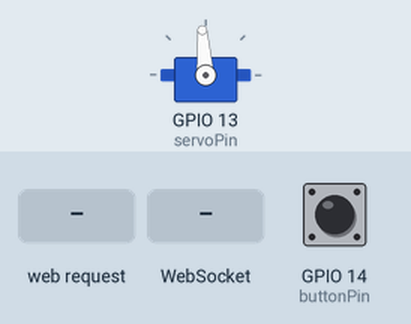
This program was run on a simulated ESP32. On the bench: servo. The test bench sets the inputs (shaded band); at power-on: GPIO 14 (buttonPin) HIGH. WiFi joins after 1.5 s; servers stay silent unless stated; uploads are accepted with an empty reply; the local clock reads 2024-03-15 10:24:30 at power-on unless the program sets it; storage starts empty; EEPROM starts erased; not simulated (calls return 0 or success): secrets.h; what the program prints to the serial monitor is not drawn.

Above: at 3.3 s.
3.4 s: GPIO 14 (buttonPin) pulled LOW for 0.15 s
5.0 s: GPIO 14 (buttonPin) pulled LOW for 1 s
At 6.2 s:
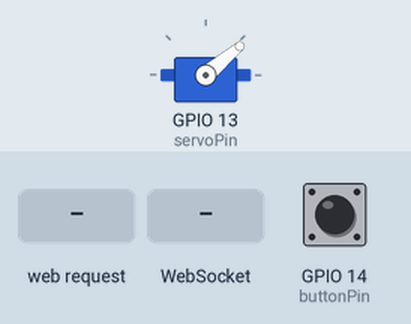
7.5 s: HTTP request GET /setSchedule received
9.0 s: WebSocket text "0" received
10.5 s: HTTP request GET /togglePush received
12.0 s: GPIO 14 (buttonPin) pulsed LOW 5 times (0.12 s each, 0.3 s apart)
At 13.1 s:
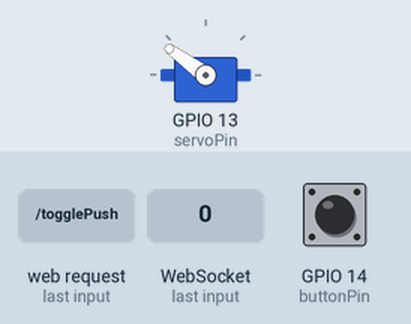
Timing chart, 0 to 15.0 s (numbered marks = the images above; inputs shaded):
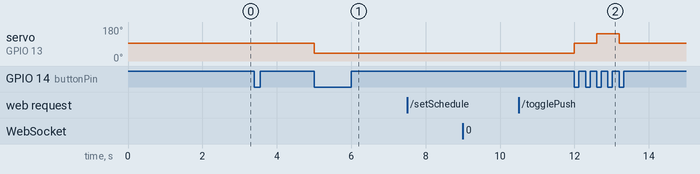

The program:

main.cpp
```cpp
#include <Arduino.h>
#include <EEPROM.h>
#include "config.h"
#include "wifi_setup.h"
#include "ota_setup.h"
#include "filesystem.h"
#include "logging.h"
#include "servo_control.h"
#include "schedule.h"
#include "webserver.h"
#include "websocket_server.h"
#include "button.h"
#include <Ticker.h>

Ticker timeTicker;

void setup()
{
  Serial.begin(115200);
  delay(500);

  Button::init();
  FileSystem::init();
  EEPROM.begin(EEPROM_SIZE);
  WiFiSetup::init();

  configTzTime("CET-1CEST,M3.5.0/2,M10.5.0/3", ntpServer);
  struct tm timeinfo;
  while (!getLocalTime(&timeinfo))
  {
    Serial.println("Warte auf Zeit vom NTP-Server...");
    delay(1000);
  }

  OTASetup::init();
  Schedule::load();
  ServoControl::init();
  WebSocketServer::init(server);
  WebServer::init();

  timeTicker.attach(1, []()
                    {
  if (WebSocketServer::hasClients()) {
    WebSocketServer::broadcastCurrentTime();
  } });

  Log::add("Setup abgeschlossen.");
}

void loop()
{
  OTASetup::handle();
  if (Schedule::timeControlEnabled())
  {
    Schedule::checkAndRun();
  }
  Button::check();
  WebSocketServer::loop();
}
```

button.cpp
```cpp
#include "button.h"
#include "config.h"
#include "servo_control.h"
#include "logging.h"
#include <Arduino.h>

namespace Button
{
  static const int sequence[] = {SAUNA, AUS, BOILER, AUS};
  static const int sequenceLength = sizeof(sequence) / sizeof(sequence[0]);
  static int buttonState = 0;
  static volatile bool pressed = false;
  static unsigned long lastDebounceTime = 0;
  constexpr unsigned long debounceDelay = 500;

  void IRAM_ATTR handleInterrupt()
  {
    unsigned long currentTime = millis();
    if (currentTime - lastDebounceTime > debounceDelay)
    {
      pressed = true;
      lastDebounceTime = currentTime;
    }
  }

  void init()
  {
    pinMode(buttonPin, INPUT_PULLUP);
    attachInterrupt(digitalPinToInterrupt(buttonPin), handleInterrupt, FALLING);
    Log::add("Button-Interrupt eingerichtet.");
  }

  void check()
  {
    if (pressed)
    {
      pressed = false;
      buttonState = (buttonState + 1) % sequenceLength;
      int newPos = sequence[buttonState];
      ServoControl::move(newPos);
      Log::add("Button gedrückt → " + ServoControl::getPositionName(newPos));
    }
  }
}
```

button.h
```cpp
#pragma once

namespace Button {
  void init();
  void check();
}
```

filesystem.cpp
```cpp
#include "filesystem.h"
#include <LittleFS.h>
#include "logging.h"

namespace FileSystem
{
  void init()
  {
    if (!LittleFS.begin(true))
    {
      Log::add("❌ Fehler: LittleFS konnte nicht gemountet werden!");
      return;
    }

    File root = LittleFS.open("/");
    while (File file = root.openNextFile())
    {
      Log::add("Datei: " + String(file.name()) + " (" + String(file.size()) + " Bytes)");
    }
  }

  void sendFile(AsyncWebServerRequest *request, const String &path, const String &contentType)
  {
    if (!LittleFS.exists(path))
    {
      request->send(404, "text/plain", "File not found");
      return;
    }

    AsyncWebServerResponse *response = request->beginResponse(LittleFS, path, contentType);

    // Nur Cache-Control setzen, wenn NICHT log.txt
    if (String(path) != "/log.txt")
    {
      response->addHeader("Cache-Control", "public, max-age=31536000");
    }

    request->send(response);
  }
}
```

filesystem.h
```cpp
#pragma once
#include <ESPAsyncWebServer.h>

namespace FileSystem {
  void init();
  void sendFile(AsyncWebServerRequest* request, const String& path, const String& contentType);
}
```

logging.cpp
```cpp
#include "logging.h"
#include "config.h"
#include <WiFi.h>
#include <time.h>
#include <LittleFS.h>

namespace Log
{
  static String buffer;

  void appendToFile(const String &message)
  {
    File file = LittleFS.open("/log.txt", FILE_APPEND);
    if (!file)
      return;
    file.println(message);
    file.close();
  }

  void add(const String &msg)
  {
    // int rssi = WiFi.RSSI();
    // int quality = (rssi <= -100) ? 0 : (rssi >= -50) ? 100 : 2 * (rssi + 100);

    struct tm timeinfo;
    String timeStr = "??:??:??";
    if (getLocalTime(&timeinfo))
    {
      char timeBuffer[20];
      snprintf(timeBuffer, sizeof(timeBuffer), "%04d-%02d-%02d %02d:%02d:%02d",
               timeinfo.tm_year + 1900, timeinfo.tm_mon + 1, timeinfo.tm_mday,
               timeinfo.tm_hour, timeinfo.tm_min, timeinfo.tm_sec);
      timeStr = String(timeBuffer);
    }

    String fullMsg = "[" + timeStr + "] " + msg +
                     " | Heap: " + String(ESP.getFreeHeap()); // +
                                                              //  " B 📶 WLAN: " + String(quality) + "% (" + String(rssi) + " dBm)";

    if (buffer.length() + fullMsg.length() > LOG_BUFFER_SIZE)
    {
      buffer = buffer.substring(fullMsg.length());
    }
    buffer += fullMsg + "\n";
    Serial.println(fullMsg);
    appendToFile(fullMsg);
  }

  String get()
  {
    return buffer;
  }

  void clearLogFile()
  {
    File file = LittleFS.open("/log.txt", FILE_WRITE);
    if (file)
      file.close();
    buffer = "";
    Log::add("Logdatei geleert.");
  }

}
```

logging.h
```cpp
#pragma once
#include <Arduino.h>

namespace Log
{
  void add(const String &msg);
  String get();
  void clearLogFile();
}

#define TRACE_STACK() Log::add(String("📍 Trace: ") + __PRETTY_FUNCTION__ + " [" + __FILE__ + ":" + String(__LINE__) + "]")
```

ota_setup.cpp
```cpp
#include "ota_setup.h"
#include "logging.h"
#include <ArduinoOTA.h>

namespace OTASetup
{
  void init()
  {
    ArduinoOTA.setHostname("ESP32-Servo");
    ArduinoOTA.onStart([]()
                       { Log::add("OTA-Update gestartet..."); });
    ArduinoOTA.onEnd([]()
                     { Log::add("OTA-Update abgeschlossen!"); });
    ArduinoOTA.begin();
    Log::add("OTA initialisiert.");
  }

  void handle()
  {
    ArduinoOTA.handle();
  }
}
```

ota_setup.h
```cpp
#pragma once

namespace OTASetup {
  void init();
  void handle();
}
```

schedule.cpp
```cpp
#include "schedule.h"
#include "config.h"
#include "servo_control.h"
#include "logging.h"
#include <EEPROM.h>
#include <time.h>

namespace Schedule
{
  static int timeSchedule[4] = {800, 1200, 1600, 2000};
  static int servoPositions[4] = {AUS, AUS, AUS, AUS};
  static bool enabled = true;
  static unsigned long lastMoveTime = 0;

  void load()
  {
    for (int i = 0; i < 4; i++)
    {
      timeSchedule[i] = EEPROM.readInt(i * 4);
      servoPositions[i] = EEPROM.readInt(16 + (i * 4));

      if (servoPositions[i] != SAUNA && servoPositions[i] != AUS && servoPositions[i] != BOILER)
      {
        servoPositions[i] = AUS; // Sicherheitswert setzen
      }

      if (timeSchedule[i] < 0 || timeSchedule[i] > 2359)
        timeSchedule[i] = 800 + (i * 400);
      if (servoPositions[i] != SAUNA && servoPositions[i] != AUS && servoPositions[i] != BOILER)
        servoPositions[i] = AUS;
    }
    loadTimeControlStatus();
    Log::add("Zeitplan geladen.");
  }

  void save()
  {
    for (int i = 0; i < 4; i++)
    {
      EEPROM.writeInt(i * 4, timeSchedule[i]);
      EEPROM.writeInt(16 + (i * 4), servoPositions[i]);
    }
    EEPROM.commit();
    Log::add("Zeitplan gespeichert.");
  }

  int getCurrentTime()
  {
    struct tm timeinfo;
    if (!getLocalTime(&timeinfo))
      return 0;
    return timeinfo.tm_hour * 100 + timeinfo.tm_min;
  }

  void checkAndRun()
  {
    int currentTime = getCurrentTime();
    for (int i = 0; i < 4; i++)
    {
      if (currentTime == timeSchedule[i] && millis() - lastMoveTime > 60000)
      {
        ServoControl::move(servoPositions[i]);
        lastMoveTime = millis();
      }
    }
  }

  bool timeControlEnabled()
  {
    return enabled;
  }

  void toggleTimeControl()
  {
    enabled = !enabled;
    saveTimeControlStatus();
  }

  void saveTimeControlStatus()
  {
    EEPROM.writeBool(32, enabled);
    EEPROM.commit();
  }

  void loadTimeControlStatus()
  {
    uint8_t raw = EEPROM.read(32);
    if (raw != 0 && raw != 1)
    {
      enabled = true;
      saveTimeControlStatus();
    }
    else
    {
      enabled = raw;
    }
  }

  const int *getTimes()
  {
    return timeSchedule;
  }

  const int *getPositions()
  {
    return servoPositions;
  }
}
```

schedule.h
```cpp
#pragma once

namespace Schedule {
  void load();
  void save();
  void checkAndRun();
  bool timeControlEnabled();
  void toggleTimeControl();
  void saveTimeControlStatus();
  void loadTimeControlStatus();
  const int* getTimes();
  const int* getPositions();
}
```

servo_control.cpp
```cpp
#include "servo_control.h"
#include "config.h"
#include "secrets.h"
#include "logging.h"
#include <ESP32Servo.h>
#include "websocket_server.h"
#include <Preferences.h>
#include <HTTPClient.h>

static Preferences preferences;

namespace ServoControl
{
  static Servo myServo;
  static int currentPos = AUS;
  static bool pushEnabled = true;

  bool isPushEnabled()
  {
    return pushEnabled;
  }

  void init()
  {
    preferences.begin("servo", false);
    currentPos = preferences.getInt("lastPos", AUS);
    pushEnabled = preferences.getBool("pushEnabled", true);

    myServo.attach(servoPin);
    myServo.write(currentPos);
    Log::add("Servo initialisiert auf: " + getPositionName(currentPos));
  }

  void sendNotification(const String &message)
  {
    if (!pushEnabled)
    {
      return;
    }

    struct tm timeinfo;
    String timeStr = "";

    if (getLocalTime(&timeinfo))
    {
      char buf[20];
      strftime(buf, sizeof(buf), "%H:%M:%S", &timeinfo);
      timeStr = String(buf);
    }
    else
    {
      timeStr = "Zeit unbekannt";
    }

    String fullMessage = "[" + timeStr + "] " + message;

    HTTPClient http;
    http.begin(HA_NOTIFY_URL);
    http.addHeader("Content-Type", "application/json");
    http.addHeader("Authorization", "Bearer " + String(HA_TOKEN));

    String payload = "{\"message\":\"" + fullMessage + "\"}";
    http.POST(payload);
    http.end();
    Log::add("Push-Benachrichtigung gesendet: ");
  }

  void setPushEnabled(bool enabled)
  {
    pushEnabled = enabled;
    preferences.putBool("pushEnabled", enabled);
    Log::add("Push-Benachrichtigungen " + String(enabled ? "aktiviert" : "deaktiviert"));
  }

  void move(int position)
  {
    if (position == currentPos)
    {
      return;
    }

    myServo.write(position);
    currentPos = position;
    preferences.putInt("lastPos", currentPos);
    Log::add("Servo bewegt zu: " + getPositionName(position));
    WebSocketServer::broadcastServoPosition();
    sendNotification("Schalter wurde auf '" + getPositionName(position) + "' gestellt.");
  }

  int getCurrentPosition()
  {
    return currentPos;
  }

  String getPositionName(int position)
  {
    for (int i = 0; i < 3; i++)
    {
      if (position == POSITIONS[i])
        return POSITION_NAMES[i];
    }
    return "Unbekannt";
  }
}
```

servo_control.h
```cpp
#pragma once
#include <Arduino.h>

namespace ServoControl
{
  void init();
  void move(int position);
  int getCurrentPosition();
  String getPositionName(int position);
  bool isPushEnabled();
  void setPushEnabled(bool enabled);
}
```

system_health.cpp
```cpp
#include "system_health.h"
#include "logging.h"
#include <Arduino.h>

void checkSystemHealth()
{
  const int heapThreshold = 10000; // Notfallgrenze in Byte
  int heap = ESP.getFreeHeap();

  if (heap < heapThreshold)
  {
    Log::add("❗ Notfall: Heap zu niedrig (" + String(heap) + " B) – Neustart in 3 Sekunden!");
    delay(3000);
    Log::add("❗ Neustart wegen niedrigem Heap (" + String(heap) + " B)");
    ESP.restart();
  }
}
```

system_health.h
```cpp
#pragma once

void checkSystemHealth();
```

webserver.cpp
```cpp
#include "config.h"
#include "webserver.h"
#include "servo_control.h"
#include "schedule.h"
#include "logging.h"
#include "filesystem.h"
#include <ESPAsyncWebServer.h>

AsyncWebServer server(80);

// ===== Hilfsfunktionen =====

void notFound(AsyncWebServerRequest *request)
{
  request->send(404, "text/plain", "Datei nicht gefunden");
}

String buildScheduleJson()
{
  String json = "[";
  auto times = Schedule::getTimes();
  auto positions = Schedule::getPositions();

  for (int i = 0; i < 4; i++)
  {
    char timeBuf[5];
    snprintf(timeBuf, sizeof(timeBuf), "%04d", times[i]);
    json += "{\"time\":\"" + String(timeBuf) + "\",\"position\":\"" +
            ServoControl::getPositionName(positions[i]) + "\"}";
    if (i < 3)
      json += ",";
  }
  json += "]";
  return json;
}

// ===== Routengruppen =====

void setupStaticRoutes()
{
  server.on("/", HTTP_GET, [](AsyncWebServerRequest *request)
            { FileSystem::sendFile(request, "/index.html", "text/html"); });

  server.on("/style.css", HTTP_GET, [](AsyncWebServerRequest *request)
            { FileSystem::sendFile(request, "/style.css", "text/css"); });

  server.on("/script.js", HTTP_GET, [](AsyncWebServerRequest *request)
            { FileSystem::sendFile(request, "/script.js", "application/javascript"); });

  server.on("/logsFile", HTTP_GET, [](AsyncWebServerRequest *request)
            { FileSystem::sendFile(request, "/log.txt", "text/plain"); });

  server.on("/favicon-32x32.png", HTTP_GET, [](AsyncWebServerRequest *request)
            { FileSystem::sendFile(request, "/favicon-32x32.png", "image/png"); });

  server.on("/apple-touch-icon.png", HTTP_GET, [](AsyncWebServerRequest *request)
            { FileSystem::sendFile(request, "/apple-touch-icon.png", "image/png"); });

  server.on("/favicon.ico", HTTP_GET, [](AsyncWebServerRequest *request)
            { FileSystem::sendFile(request, "/favicon.ico", "image/x-icon"); });
}

void setupAPIRoutes()
{
  server.on("/getSchedule", HTTP_GET, [](AsyncWebServerRequest *request)
            { request->send(200, "application/json", buildScheduleJson()); });

  server.on("/setSchedule", HTTP_GET, [](AsyncWebServerRequest *request)
            {
    auto times = Schedule::getTimes();
    auto positions = Schedule::getPositions();

    for (int i = 0; i < 4; i++) {
      String tParam = "t" + String(i + 1);
      String pParam = "p" + String(i + 1);

      if (request->hasParam(tParam)) {
        int t = request->getParam(tParam)->value().toInt();
        if (t >= 0 && t <= 2359) ((int*)times)[i] = t;
      }

      if (request->hasParam(pParam)) {
        int p = request->getParam(pParam)->value().toInt();
        if (p == SAUNA || p == AUS || p == BOILER) ((int*)positions)[i] = p;
      }
    }

    Schedule::save();
    request->redirect("/"); });

  server.on("/togglePush", HTTP_GET, [](AsyncWebServerRequest *request)
            {
  bool newState = !ServoControl::isPushEnabled();
  ServoControl::setPushEnabled(newState);

  String status = newState ? "aktiviert" : "deaktiviert";
  request->send(200, "text/plain", status); });

  server.on("/toggleTimeControl", HTTP_GET, [](AsyncWebServerRequest *request)
            {
    Schedule::toggleTimeControl();
    request->send(200, "text/plain", Schedule::timeControlEnabled() ? "Zeitsteuerung aktiviert" : "Zeitsteuerung deaktiviert"); });

  server.on("/getTimeControl", HTTP_GET, [](AsyncWebServerRequest *request)
            { request->send(200, "text/plain", Schedule::timeControlEnabled() ? "aktiviert" : "deaktiviert"); });

  server.on("/servoPos", HTTP_GET, [](AsyncWebServerRequest *request)
            { request->send(200, "text/plain", ServoControl::getPositionName(ServoControl::getCurrentPosition())); });

  server.on("/moveServo", HTTP_GET, [](AsyncWebServerRequest *request)
            {
    if (request->hasParam("pos")) {
      int pos = request->getParam("pos")->value().toInt();
      ServoControl::move(pos);
      request->send(200, "text/plain", "Servo bewegt auf " + ServoControl::getPositionName(pos));
    } else {
      request->send(400, "text/plain", "Keine Position angegeben");
    } });
}

void setupDebugRoutes()
{
  server.on("/logs", HTTP_GET, [](AsyncWebServerRequest *request)
            { request->send(200, "text/plain", Log::get()); });

  server.on("/clearLog", HTTP_GET, [](AsyncWebServerRequest *request)
            {
    Log::clearLogFile();
    request->send(200, "text/plain", "Logdatei wurde geleert"); });
}

namespace WebServer
{
  void init()
  {
    setupStaticRoutes();
    setupAPIRoutes();
    setupDebugRoutes();
    server.onNotFound(notFound);
    server.begin();
    Log::add("Webserver gestartet.");
  }
}
```

webserver.h
```cpp
#include <ESPAsyncWebServer.h>
#pragma once

extern AsyncWebServer server;

void notFound(AsyncWebServerRequest *request); // Optional: für 404

namespace WebServer
{
  void init();
}
```

websocket_server.cpp
```cpp
#include "websocket_server.h"
#include "servo_control.h"
#include "logging.h"
#include <ESPAsyncWebServer.h>

AsyncWebSocket ws("/ws");
static int lastSentPosition = -1;

void onWebSocketEvent(AsyncWebSocket *server,
                      AsyncWebSocketClient *client,
                      AwsEventType type,
                      void *arg,
                      uint8_t *data,
                      size_t len)
{
  if (type == WS_EVT_CONNECT)
  {
    uint32_t id = client->id();
    Log::add("WebSocket verbunden: " + String(id) + " | Aktive Verbindungen: " + String(ws.count()));

    String pos = ServoControl::getPositionName(ServoControl::getCurrentPosition());
    client->text("{\"servo\":\"" + pos + "\"}");
  }
  else if (type == WS_EVT_DISCONNECT)
  {
    Log::add("WebSocket getrennt: " + String(client->id()) + " | Aktive Verbindungen: " + String(ws.count()));
  }
}

void WebSocketServer::init(AsyncWebServer &server)
{
  ws.onEvent(onWebSocketEvent);
  server.addHandler(&ws);
  Log::add("WebSocket initialisiert.");
}

void WebSocketServer::broadcastServoPosition()
{
  int current = ServoControl::getCurrentPosition();
  if (current != lastSentPosition)
  {
    lastSentPosition = current;
    String pos = ServoControl::getPositionName(current);
    ws.textAll("{\"servo\":\"" + pos + "\"}");
    Log::add("WebSocket-Update: " + pos);
  }
}

void WebSocketServer::broadcastCurrentTime()
{
  struct tm timeinfo;
  if (!getLocalTime(&timeinfo))
  {
    Log::add("Fehler beim Abrufen der lokalen Zeit");
    return;
  }

  char timeString[9];
  snprintf(timeString, sizeof(timeString), "%02d:%02d:%02d",
           timeinfo.tm_hour, timeinfo.tm_min, timeinfo.tm_sec);
  ws.textAll("{\"time\":\"" + String(timeString) + "\"}");
}

bool WebSocketServer::hasClients()
{
  return ws.count() > 0;
}

void WebSocketServer::loop()
{
  // kein Close-Handling mehr notwendig
}
```

websocket_server.h
```cpp
#pragma once
#include <ESPAsyncWebServer.h>

namespace WebSocketServer
{
  void init(AsyncWebServer &server);
  void broadcastServoPosition();
  void broadcastCurrentTime();
  bool hasClients();
  void loop();
}
```

Source omitted: wifi_setup.cpp (1437 bytes), wifi_setup.h (449 bytes), config.h (545 bytes)

Measured:
- after the input at 3.4 s, every drawn part: stays the same
- after the input at 5.0 s, servo on GPIO 13 (servoPin): 94° → 40° at once
- after the input at 7.5 s, every drawn part: stays the same
- after the input at 9.0 s, every drawn part: stays the same
- after the input at 10.5 s, every drawn part: stays the same
- after the input at 12.0 s, servo on GPIO 13 (servoPin): 40° → 94° at once, → 144° 0.60 s later, → 94° 0.60 s later
